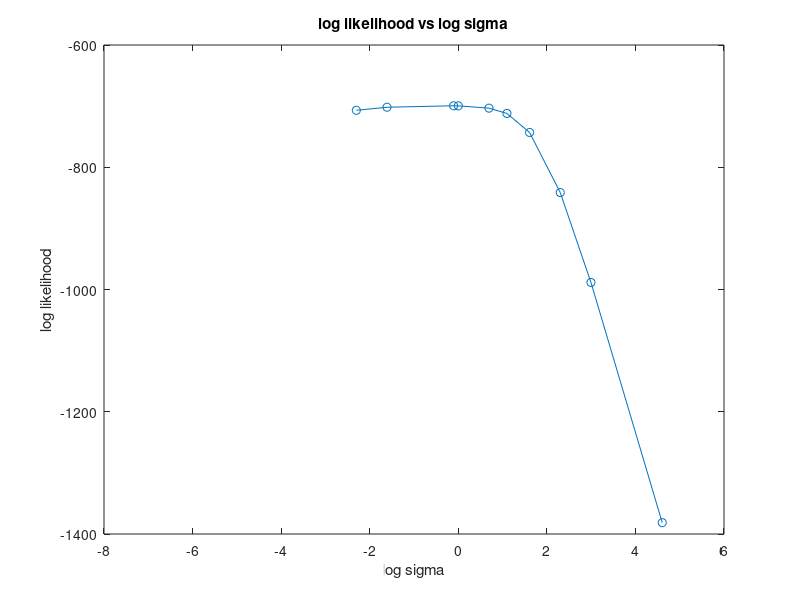
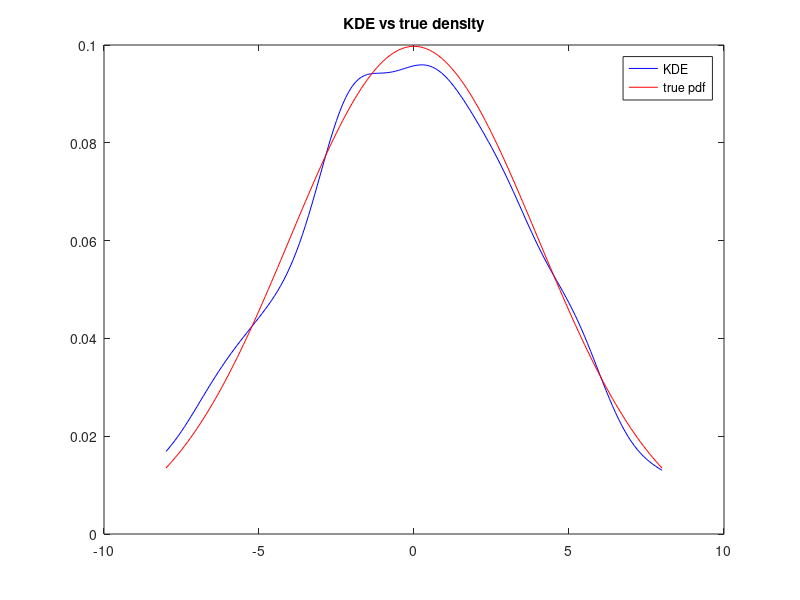
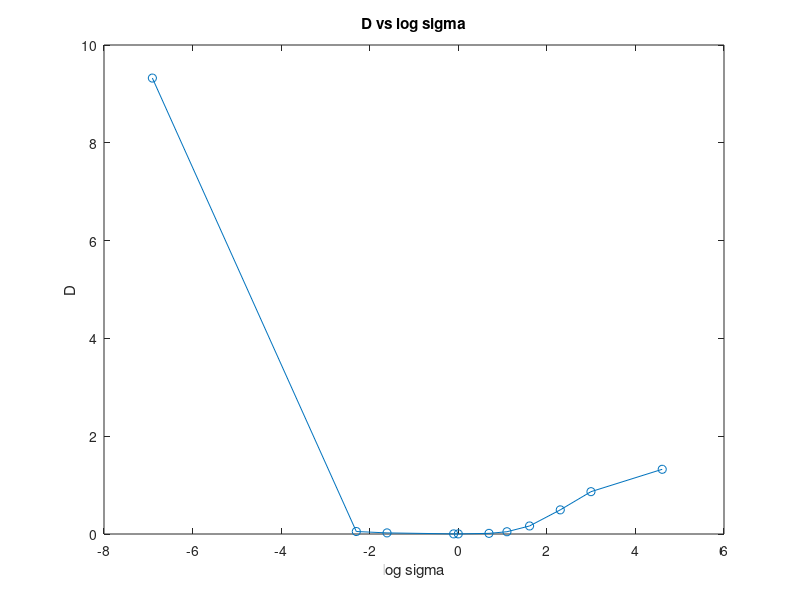
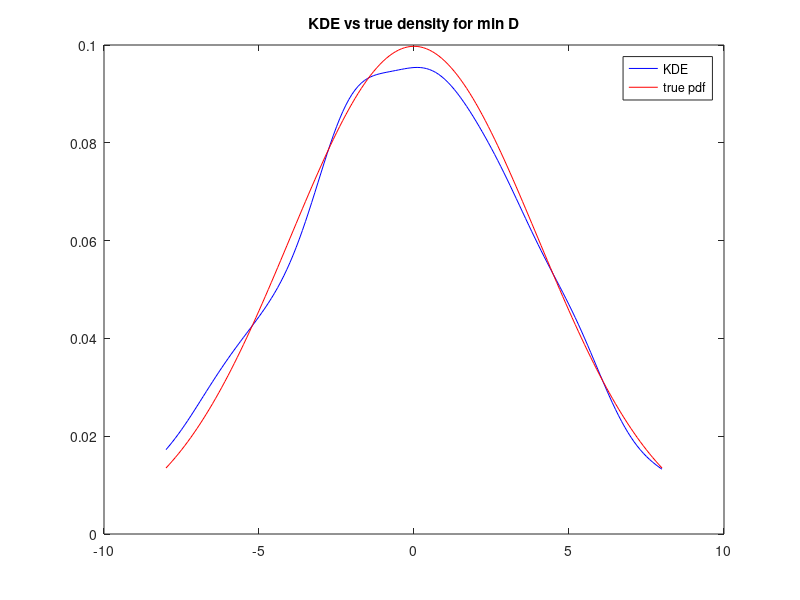

Here is the MATLAB script that generated these plots, in order:
n=1000;
mu=0;
sig=4;
samples=mu+sig*randn(n,1);
T=samples(1:750);
V=samples(751:1000);

sigma_vals=[0.001,0.1,0.2,0.9,1,2,3,5,10,20,100];

LL=zeros(11,1);

for i=1:11
    s=sigma_vals(i);
    loglik=0;
    
    for j=1:250
        sum_val=0;
        for k=1:750
            sum_val=sum_val+exp(-(V(j)-T(k))^2/(2*s^2));
        end
        p_est=sum_val/(750*s*sqrt(2*pi));
        loglik=loglik+log(p_est);
    end
    
    LL(i)=loglik;
end
[maxLL,idx]=max(LL);
best_sig=sigma_vals(idx);
fprintf('best sigma = %.3f\n',best_sig);

figure
plot(log(sigma_vals),LL,'-o')
xlabel('log sigma')
ylabel('log likelihood')
title('log likelihood vs log sigma')

x=-8:0.1:8;
p_kde=zeros(length(x),1);
for i=1:length(x)
    sum_val=0;
    for k=1:750
        sum_val=sum_val+exp(-(x(i)-T(k))^2/(2*best_sig^2));
    end
    p_kde(i)=sum_val/(750*best_sig*sqrt(2*pi));
end

p_true=(1/(sig*sqrt(2*pi)))*exp(-(x-mu).^2/(2*sig^2));

figure
plot(x,p_kde,'b')
hold on
plot(x,p_true,'r')
legend('KDE','true pdf')
title('KDE vs true density')

D=zeros(11,1);

for i=1:11
    s=sigma_vals(i);
    err=0;
    
    for j=1:250
        sum_val=0;
        for k=1:750
            sum_val=sum_val+exp(-(V(j)-T(k))^2/(2*s^2));
        end
        p_est=sum_val/(750*s*sqrt(2*pi));
        p_real=(1/(sig*sqrt(2*pi)))*exp(-(V(j)-mu)^2/(2*sig^2));
        
        err=err+(p_real-p_est)^2;
    end
    
    D(i)=err;
end

[minD,idx2]=min(D);
best_sig2=sigma_vals(idx2);
fprintf('sigma for min D = %.3f\n',best_sig2);
fprintf('D at best LL sigma = %.6f\n',D(idx));

figure
plot(log(sigma_vals),D,'-o')
xlabel('log sigma')
ylabel('D')
title('D vs log sigma')

p_kde2=zeros(length(x),1);
for i=1:length(x)
    sum_val=0;
    for k=1:750
        sum_val=sum_val+exp(-(x(i)-T(k))^2/(2*best_sig2^2));
    end
    p_kde2(i)=sum_val/(750*best_sig2*sqrt(2*pi));
end

figure
plot(x,p_kde2,'b')
hold on
plot(x,p_true,'r')
legend('KDE','true pdf')
title('KDE vs true density for min D')